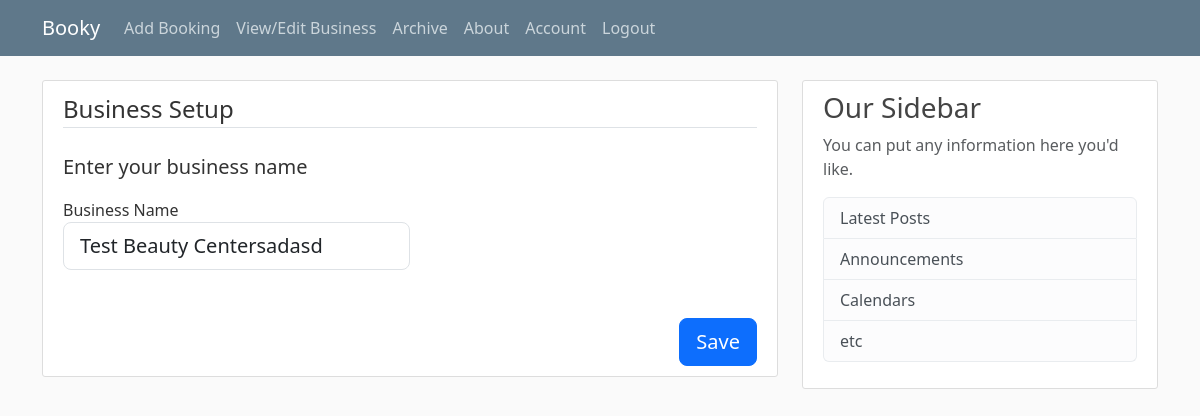
The app's page /businessname (signed in), older data.
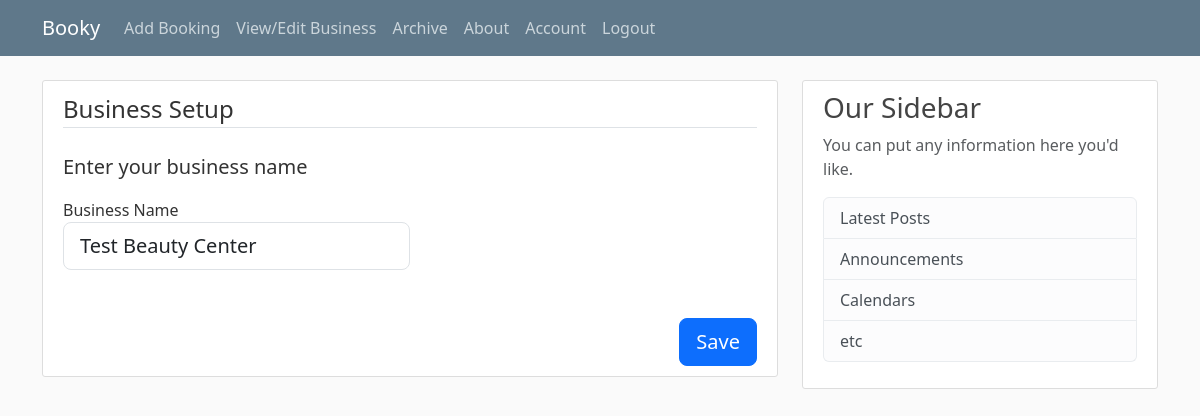
The same page, newer data.
### booky/models.py (models this page shows, shortened)
class User(db.Model, UserMixin):
    __tablename__ = "user"
    user_id = db.Column(db.Integer, primary_key=True, autoincrement=True)
    username = db.Column(db.String(20), unique=True, nullable=False)
    email = db.Column(db.String(120), unique=True, nullable=False)
    business_name = db.Column(db.String(120))
    image_file = db.Column(db.String(20), nullable=False, default='default.jpg')
    password = db.Column(db.String(60), nullable=False)
    created_at = db.Column(db.DateTime, nullable=False, default=datetime.utcnow)
    first_login = db.Column(db.Integer, default=0)
    __table_args__ = (
        db.Index('idx_username_email', 'username', 'email'),
    )

### booky/routes.py (the view)
@app.route("/businessname", methods=["GET", "POST"])
@login_required
def business_name():
    business_form = BusinessForm()
    business_form.business_name.data = current_user.business_name
    if request.method == 'POST':
        current_user.business_name = request.form.get('business_name')
        db.session.commit()
        return "Data saved successfully!", 200
    return render_template("businessname.html", business_form=business_form)

### booky/forms.py
class BusinessForm(FlaskForm):
    business_name = StringField('Business Name', validators=[InputRequired()])
    submit = SubmitField('Add Business')

### booky/models.py (called while the page is built)
@login_manager.user_loader
def load_user(user_id):
    return User.query.get(int(user_id))

### booky/templates/businessname.html (shortened to what this page needs)
{% extends "base.html" %} {% block content %}
<div class="content-section" id="multi_forms">
  <form class="form-group active-step" id="businessname">
    <legend class="border-bottom mb-4">Business Setup</legend>
    <p class="lead">Enter your business name</p>
    <div class="form-group mb-5 w-50">
      {{ business_form.business_name.label(class="form-control-label") }} {{
      business_form.business_name(class="form-control form-control-lg") }}
    </div>
    <div class="form-group text-end">
      <button
        type="button"
        class="save-btn btn btn-primary btn-lg"
        id="saveBtn"
      >
        Save
      </button>
    </div>
  </form>
</div>
{% endblock content %}

Row changes from the older to the newer data that the page shows:
changed User: business_name "Test Beauty Centersadasd" → "Test Beauty Center"
